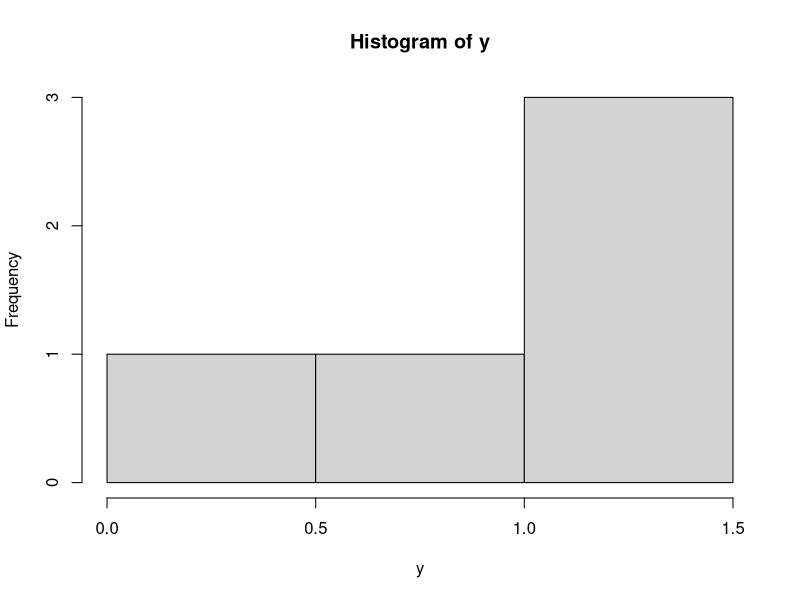
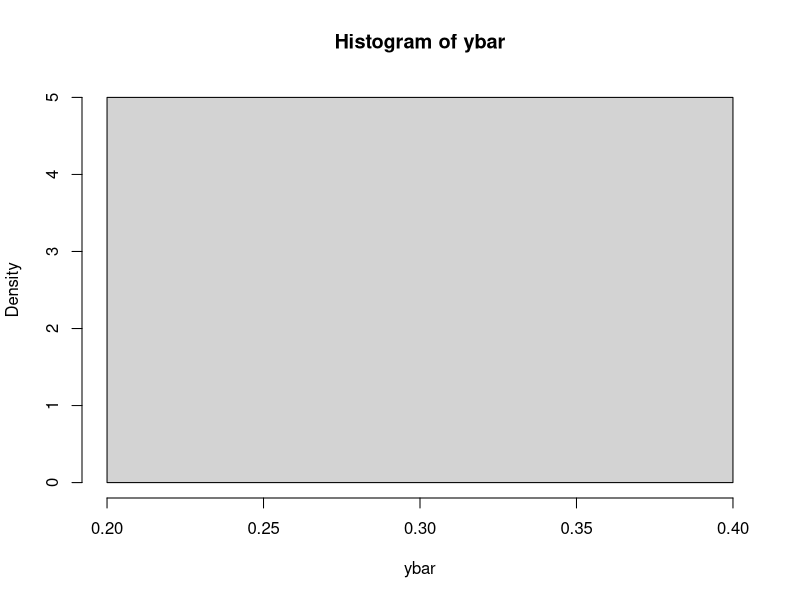
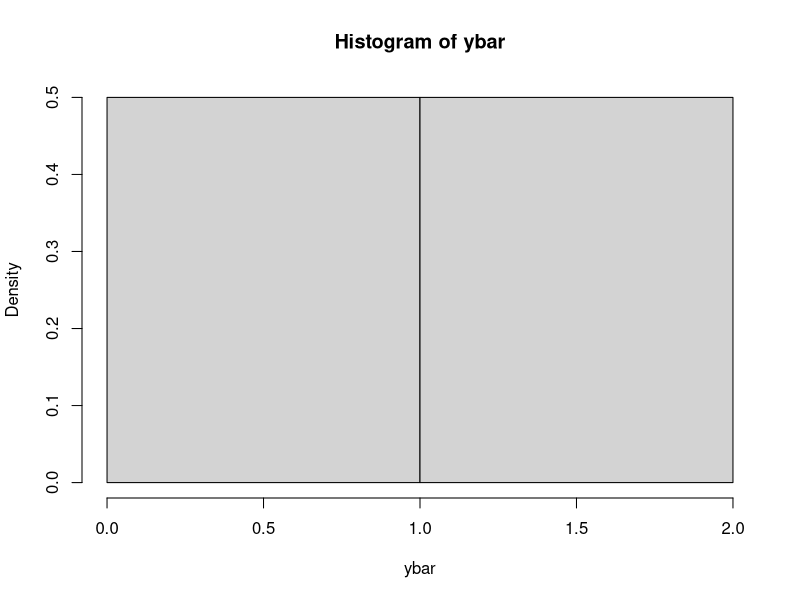
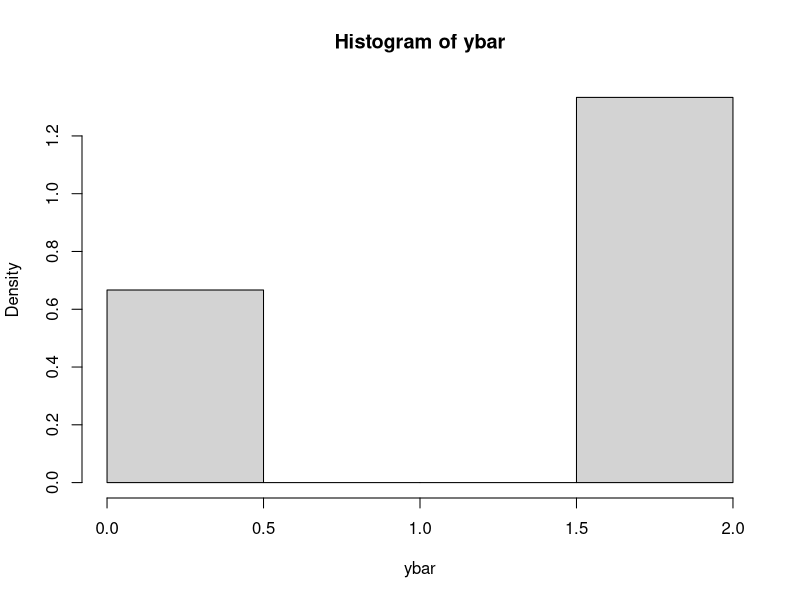
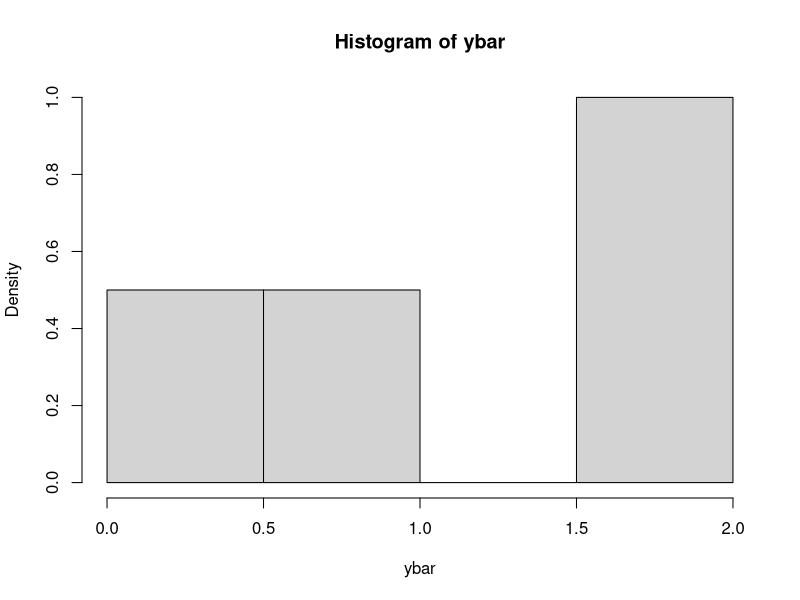
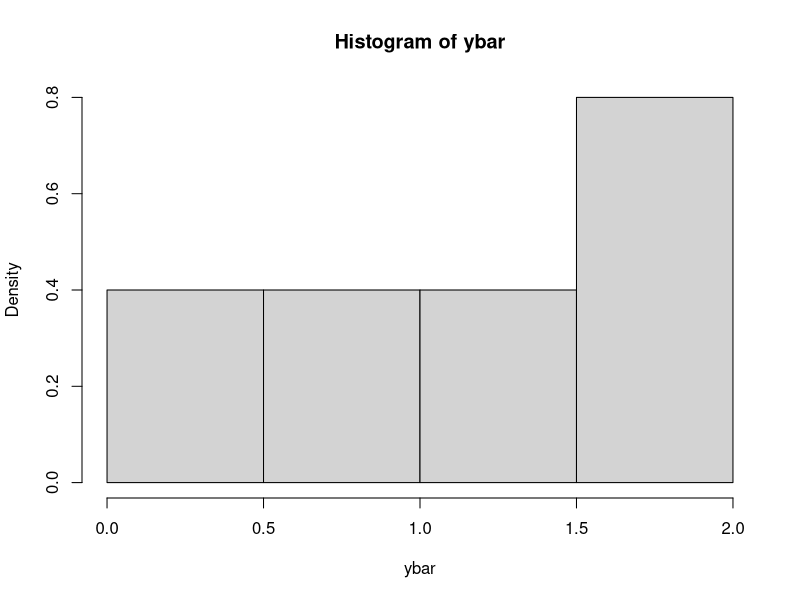
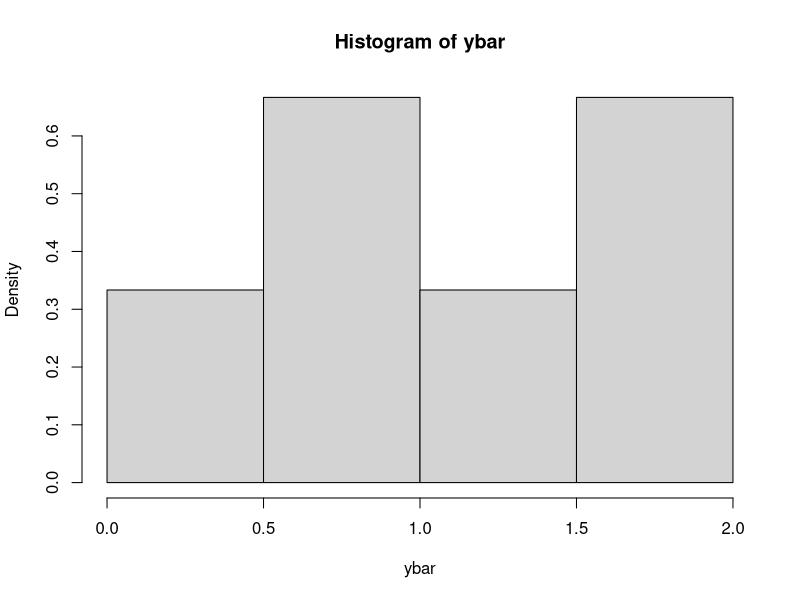
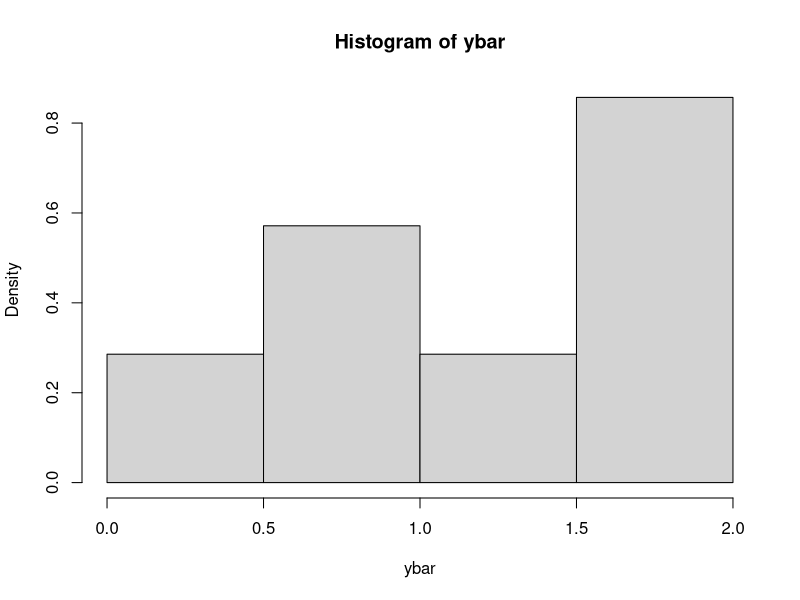

The R source for these figures, in order: (Note: this script raises an error after producing the figures.)
###### Wheat CRD example
y<- c( 26.9,11.4,26.6,23.7,25.3,28.5,14.2,17.9,16.5,21.1,24.3,19.6)
x<-c("B", "A", "B", "A", "B", "B", "B", "A", "A", "A", "B", "A")


n<-length(y)
tapply(y,x,mean)

n<-length(y)

yA<-y[x=="A"]
yB<-y[x=="B"]

nA<-length(yA)
nB<-length(yB)
######




######
pdf("fig3_1.pdf",family="Times",height=6,width=6)
par(mar=c(3,3,1,1),mgp=c(1.75,.75,0))
par(mfrow=c(2,2))

ysup<-seq(5,35,length=50)
plot(ysup,dnorm(ysup,mean(yA),sd(yA)),type="l",col="green",bty="n",xlab="",
       ylab="",xaxt="n")
abline(h=0)
abline(v=mean(yA),lty=2)
text( mean(yA)-1.5,.005,expression(mu[A]))
mtext(" `All possible' A wheat yields",side=3 )
arrows(28,.05,37,.05,xpd=T)
text( 30, .06, "random sampling",xpd=T)

hist(yA,col="green",xlim=c(5,35),prob=T,main="",ylab="")
mtext(" Experimental samples",side=3 )
text(9,.06  , expression( paste( bar(y)[A],"=18.37" )))
text(9,.05  , expression( paste( s[A],"=4.23" )))


plot(ysup,dnorm(ysup,mean(yB),sd(yB)),type="l",col="blue",bty="n",xlab="",
       ylab="",xaxt="n")
abline(h=0)
abline(v=mean(yB),lty=2)
text( mean(yB)-1.5,.005,expression(mu[B]))
mtext(" `All possible'  B wheat yields",side=3 )
arrows(28,.05,37,.05,xpd=T)
text( 30, .06, "random sampling",xpd=T)

hist(yB,col="blue",xlim=c(5,35),prob=T,main="",ylab="")
mtext(" Experimental samples",side=3 )
text(9,.06  , expression( paste( bar(y)[B],"=24.30" )))
text(9,.05  , expression( paste( s[B],"=5.15" )))
dev.off()
######

###### CLT example
n<-5 ; y<-rexp(n) ; hist(y)

ybar<-NULL
for(s in 1:1000) 
{
  y<-rexp(n)
  ybar<-c(ybar,mean(y))
  hist(ybar,prob=TRUE)
}
######



######
pdf("fig3_2.pdf",family="Times",height=3,width=6)
par(mar=c(3,3,1,1),mgp=c(1.75,.75,0))
x<-seq(0,30,length=100)
par(mar=c(3,3,1,1),mgp=c(1.75,.75,0))
plot(x,dchisq(x,9),type="l",col="blue",xlab=expression(italic(X)),ylab=expression(italic(p(X))),lwd=2)
lines(x,dchisq(x,10),type="l",col="green",lwd=2)
lines(x,dchisq(x,11),type="l",col="red",lwd=2)
legend(20,.08,legend=c("n=9","n=10","n=11"),
              lty=c(1,1,1), col=c("blue","green","red"),bty="n")
dev.off()
######


######
pdf("fig3_3.pdf",family="Times",height=3,width=6)
par(mar=c(3,3,1,1),mgp=c(1.75,.75,0))
x<-seq(-3,3,length=100)
par(mar=c(3,3,1,1),mgp=c(1.75,.75,0))
plot(x,dnorm(x),type="l",col="gray",xlab=expression(italic(t)),ylab=expression(italic(p(t))),lwd=2)
lines(x,dt(x,3),type="l",col="blue",lwd=2)
lines(x,dt(x,6),type="l",col="green",lwd=2)
lines(x,dt(x,12),type="l",col="red",lwd=2)
legend(1.5,.3,legend=c("n=3","n=6","n=12",
   expression(paste("n=",infinity,sep=""))),
              lty=c(1,1,1), col=c("blue","green","red","gray"),bty="n")
dev.off()
######


######
#pdf("fig3_4.pdf",family="Times",height=3,width=6)
#par(mar=c(3,3,1,1),mgp=c(1.75,.75,0))
#n<-8
#x<-seq(-3,3,length=100)
#plot(x,dt(x,n-1),type="l",xlab="t",ylab="density",lwd=2,col="gray")
#abline(v=0,lty=2)
#alpha=.05
#abline(v=c( qt(1-alpha/2,n-1), qt(alpha/2,n-1) ) )
#dev.off()
######


######
y<- c( 26.9,11.4,26.6,23.7,25.3,28.5,14.2,17.9,16.5,21.1,24.3,19.6)
x<-c("B", "A", "B", "A", "B", "B", "B", "A", "A", "A", "B", "A")
t.test(y[x=="B"],y[x=="A"],var.equal=TRUE)

t.stat.obs<-t.test(y[x=="B"],y[x=="A"],var.equal=TRUE)$stat

pdf("fig3_4.pdf",family="Times",height=3,width=6)
par(mar=c(3,3,1,1),mgp=c(1.75,.75,0))
tseq<-seq(-5,5,length=100)
plot( tseq,dt(tseq,10),type="l",xlab=expression(italic(T)), ylab=expression(italic(p(T))) )
abline(v= qt(c(0.025,.5,.975),10), col=c("red","gray","red"),lwd=(c(2,1,2)))
abline(h=0,col="gray")
abline(v=t.stat.obs,col="green",lwd=2)
dev.off()
######


###### randomization distribution of the t-statistic
set.seed(1)
t.stat.obs<-t.test( y[x=="A"],y[x=="B"], var.equal=T)$stat
t.stat.sim<-real()
for(s in 1:10000)
{
  xsim<-sample(x)  
  tmp<-t.test(y[xsim=="B"],y[xsim=="A"],var.equal=T)
  t.stat.sim[s]<-tmp$stat
}

mean( abs(t.stat.sim) >= abs(t.stat.obs) )


pdf("fig3_5.pdf",family="Times",height=3,width=6)
par(mar=c(3,3,1,1),mgp=c(1.75,.75,0))
hist(t.stat.sim,xlab=expression(italic(paste("t(",Y[A],",",Y[B],")",sep="")))
      ,prob=T ,main="",ylim=range(dt(tseq,10)) ,breaks=20,col="light blue")
lines(tseq,dt(tseq,10),lwd=3)
abline(v=c(-1,1)*t.stat.obs,col="green")
dev.off()
######



######
pdf("fig3_6.pdf",family="Times",height=6,width=6)
par(mar=c(3,3,1,1),mgp=c(1.75,.75,0))
par(mfrow=c(4,4))

y<- c( 26.9,11.4,26.6,23.7,25.3,28.5,14.2,17.9,16.5,21.1,24.3,19.6)
x<-c("B", "A", "B", "A", "B", "B", "B", "A", "A", "A", "B", "A")



qqnorm(y[x=="A"],main="",col="green",pch=16) ; qqline(y[x=="A"])
qqnorm(y[x=="B"],main="",col="blue",pch=16) ; qqline(y[x=="B"])

set.seed(1)
for(i in 1:14) {
ysim<-rnorm(6) 
qqnorm(ysim,main="",pch=16) ; qqline(ysim) 
               }
dev.off()
########









